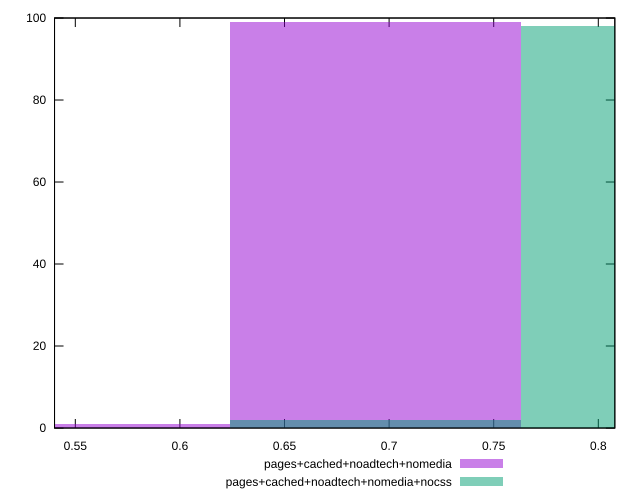

Write the gnuplot code that produced this figure.
reset

$pagesCachedNoadtechNomedia <<EOF
0.5547864579510374 1
0.6934830724387968 99
EOF

$pagesCachedNoadtechNomediaNocss <<EOF
0.6934830724387968 2
0.8321796869265561 98
EOF

set key outside below
set boxwidth 0.13869661448775936
set xrange [0.5400648853491867:0.8078976730143735]
set yrange [0:100]
set trange [0:100]
set style fill transparent solid 0.5 noborder
set terminal svg size 640, 500 enhanced background rgb 'white'
set output "report_00019_2021-02-10T18-14-37.922Z//meta/pScore/comparison/histogram/3_vs_4.svg"

plot $pagesCachedNoadtechNomedia title "pages+cached+noadtech+nomedia" with boxes, \
     $pagesCachedNoadtechNomediaNocss title "pages+cached+noadtech+nomedia+nocss" with boxes

reset
